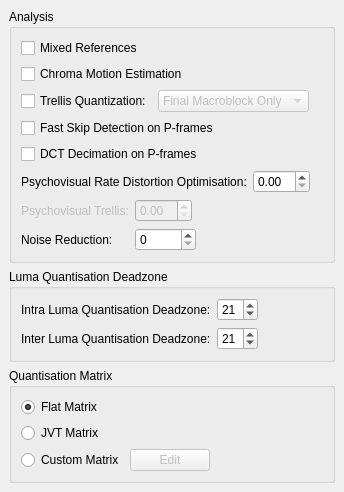
     <widget class="QWidget" name="tab_5">
      <attribute name="title">
       <string>Analysis</string>
      </attribute>
      <layout class="QVBoxLayout">
       <property name="spacing">
        <number>6</number>
       </property>
       <property name="margin">
        <number>9</number>
       </property>
       <item>
        <widget class="QGroupBox" name="groupBox_12">
         <property name="title">
          <string>Analysis</string>
         </property>
         <layout class="QVBoxLayout" name="verticalLayout_10">
          <item>
           <widget class="QCheckBox" name="mixedRefsCheckBox">
            <property name="text">
             <string>Mixed References</string>
            </property>
           </widget>
          </item>
          <item>
           <widget class="QCheckBox" name="chromaMotionEstCheckBox">
            <property name="text">
             <string>Chroma Motion Estimation</string>
            </property>
           </widget>
          </item>
          <item>
           <layout class="QHBoxLayout">
            <property name="spacing">
             <number>6</number>
            </property>
            <property name="margin">
             <number>0</number>
            </property>
            <item>
             <widget class="QCheckBox" name="trellisCheckBox">
              <property name="text">
               <string>Trellis Quantization:</string>
              </property>
             </widget>
            </item>
            <item>
             <widget class="QComboBox" name="trellisComboBox">
              <property name="enabled">
               <bool>false</bool>
              </property>
              <item>
               <property name="text">
                <string>Final Macroblock Only</string>
               </property>
              </item>
              <item>
               <property name="text">
                <string>Always On</string>
               </property>
              </item>
             </widget>
            </item>
            <item>
             <spacer name="spacer_33">
              <property name="orientation">
               <enum>Qt::Horizontal</enum>
              </property>
              <property name="sizeHint" stdset="0">
               <size>
                <width>0</width>
                <height>0</height>
               </size>
              </property>
             </spacer>
            </item>
           </layout>
          </item>
          <item>
           <widget class="QCheckBox" name="fastPSkipCheckBox">
            <property name="text">
             <string>Fast Skip Detection on P-frames</string>
            </property>
           </widget>
          </item>
          <item>
           <widget class="QCheckBox" name="dctDecimateCheckBox">
            <property name="text">
             <string>DCT Decimation on P-frames</string>
            </property>
           </widget>
          </item>
          <item>
           <layout class="QHBoxLayout" name="horizontalLayout_5">
            <item>
             <widget class="QLabel" name="lblPsychoRDO">
              <property name="text">
               <string>Psychovisual Rate Distortion Optimisation:</string>
              </property>
             </widget>
            </item>
            <item>
             <widget class="QDoubleSpinBox" name="psychoRdoSpinBox">
              <property name="maximum">
               <double>10.000000000000000</double>
              </property>
              <property name="singleStep">
               <double>0.100000000000000</double>
              </property>
             </widget>
            </item>
            <item>
             <spacer name="spacer_34">
              <property name="orientation">
               <enum>Qt::Horizontal</enum>
              </property>
              <property name="sizeHint" stdset="0">
               <size>
                <width>13</width>
                <height>13</height>
               </size>
              </property>
             </spacer>
            </item>
           </layout>
          </item>
          <item>
           <layout class="QGridLayout" name="gridLayout_5">
            <item row="0" column="0">
             <widget class="QLabel" name="lblPsyTrellis">
              <property name="enabled">
               <bool>false</bool>
              </property>
              <property name="text">
               <string>Psychovisual Trellis:</string>
              </property>
             </widget>
            </item>
            <item row="0" column="1">
             <layout class="QHBoxLayout" name="horizontalLayout_8">
              <item>
               <widget class="QDoubleSpinBox" name="psychoTrellisSpinBox">
                <property name="enabled">
                 <bool>false</bool>
                </property>
                <property name="maximum">
                 <double>20.000000000000000</double>
                </property>
                <property name="singleStep">
                 <double>0.100000000000000</double>
                </property>
               </widget>
              </item>
              <item>
               <spacer name="horizontalSpacer_6">
                <property name="orientation">
                 <enum>Qt::Horizontal</enum>
                </property>
                <property name="sizeHint" stdset="0">
                 <size>
                  <width>40</width>
                  <height>20</height>
                 </size>
                </property>
               </spacer>
              </item>
             </layout>
            </item>
            <item row="1" column="0">
             <widget class="QLabel" name="label_42">
              <property name="text">
               <string>Noise Reduction:</string>
              </property>
             </widget>
            </item>
            <item row="1" column="1">
             <layout class="QHBoxLayout" name="horizontalLayout_9">
              <item>
               <widget class="QSpinBox" name="noiseReductionSpinBox">
                <property name="maximum">
                 <number>65536</number>
                </property>
               </widget>
              </item>
              <item>
               <spacer name="spacer_35">
                <property name="orientation">
                 <enum>Qt::Horizontal</enum>
                </property>
                <property name="sizeHint" stdset="0">
                 <size>
                  <width>13</width>
                  <height>13</height>
                 </size>
                </property>
               </spacer>
              </item>
             </layout>
            </item>
           </layout>
          </item>
         </layout>
        </widget>
       </item>
       <item>
        <widget class="QGroupBox" name="groupBox_13">
         <property name="title">
          <string>Luma Quantisation Deadzone</string>
         </property>
         <layout class="QVBoxLayout">
          <property name="spacing">
           <number>6</number>
          </property>
          <property name="margin">
           <number>9</number>
          </property>
          <item>
           <layout class="QGridLayout">
            <property name="margin">
             <number>0</number>
            </property>
            <property name="spacing">
             <number>6</number>
            </property>
            <item row="0" column="0">
             <widget class="QLabel" name="label_44">
              <property name="text">
               <string>Intra Luma Quantisation Deadzone:</string>
              </property>
             </widget>
            </item>
            <item row="1" column="0">
             <widget class="QLabel" name="label_43">
              <property name="text">
               <string>Inter Luma Quantisation Deadzone:</string>
              </property>
             </widget>
            </item>
            <item row="0" column="1">
             <layout class="QHBoxLayout">
              <property name="spacing">
               <number>6</number>
              </property>
              <property name="margin">
               <number>0</number>
              </property>
              <item>
               <widget class="QSpinBox" name="intraLumaSpinBox">
                <property name="maximum">
                 <number>32</number>
                </property>
                <property name="value">
                 <number>21</number>
                </property>
               </widget>
              </item>
              <item>
               <spacer name="spacer_36">
                <property name="orientation">
                 <enum>Qt::Horizontal</enum>
                </property>
                <property name="sizeHint" stdset="0">
                 <size>
                  <width>0</width>
                  <height>0</height>
                 </size>
                </property>
               </spacer>
              </item>
             </layout>
            </item>
            <item row="1" column="1">
             <layout class="QHBoxLayout">
              <property name="spacing">
               <number>6</number>
              </property>
              <property name="margin">
               <number>0</number>
              </property>
              <item>
               <widget class="QSpinBox" name="interLumaSpinBox">
                <property name="maximum">
                 <number>32</number>
                </property>
                <property name="value">
                 <number>21</number>
                </property>
               </widget>
              </item>
              <item>
               <spacer name="spacer_37">
                <property name="orientation">
                 <enum>Qt::Horizontal</enum>
                </property>
                <property name="sizeHint" stdset="0">
                 <size>
                  <width>0</width>
                  <height>0</height>
                 </size>
                </property>
               </spacer>
              </item>
             </layout>
            </item>
           </layout>
          </item>
         </layout>
        </widget>
       </item>
       <item>
        <widget class="QGroupBox" name="groupBox_14">
         <property name="title">
          <string>Quantisation Matrix</string>
         </property>
         <layout class="QVBoxLayout">
          <property name="spacing">
           <number>6</number>
          </property>
          <property name="margin">
           <number>9</number>
          </property>
          <item>
           <layout class="QVBoxLayout">
            <property name="spacing">
             <number>6</number>
            </property>
            <property name="margin">
             <number>0</number>
            </property>
            <item>
             <widget class="QRadioButton" name="matrixFlatRadioButton">
              <property name="text">
               <string>Flat Matrix</string>
              </property>
              <property name="checked">
               <bool>true</bool>
              </property>
             </widget>
            </item>
            <item>
             <widget class="QRadioButton" name="matrixJvtRadioButton">
              <property name="text">
               <string>JVT Matrix</string>
              </property>
             </widget>
            </item>
            <item>
             <layout class="QHBoxLayout">
              <property name="spacing">
               <number>6</number>
              </property>
              <property name="margin">
               <number>0</number>
              </property>
              <item>
               <widget class="QRadioButton" name="matrixCustomRadioButton">
                <property name="text">
                 <string>Custom Matrix</string>
                </property>
               </widget>
              </item>
              <item>
               <widget class="QPushButton" name="matrixCustomEditButton">
                <property name="enabled">
                 <bool>false</bool>
                </property>
                <property name="text">
                 <string>Edit</string>
                </property>
               </widget>
              </item>
              <item>
               <spacer name="spacer_38">
                <property name="orientation">
                 <enum>Qt::Horizontal</enum>
                </property>
                <property name="sizeHint" stdset="0">
                 <size>
                  <width>0</width>
                  <height>0</height>
                 </size>
                </property>
               </spacer>
              </item>
             </layout>
            </item>
           </layout>
          </item>
         </layout>
        </widget>
       </item>
       <item>
        <spacer name="spacer_39">
         <property name="orientation">
          <enum>Qt::Vertical</enum>
         </property>
         <property name="sizeHint" stdset="0">
          <size>
           <width>0</width>
           <height>0</height>
          </size>
         </property>
        </spacer>
       </item>
      </layout>
     </widget>
